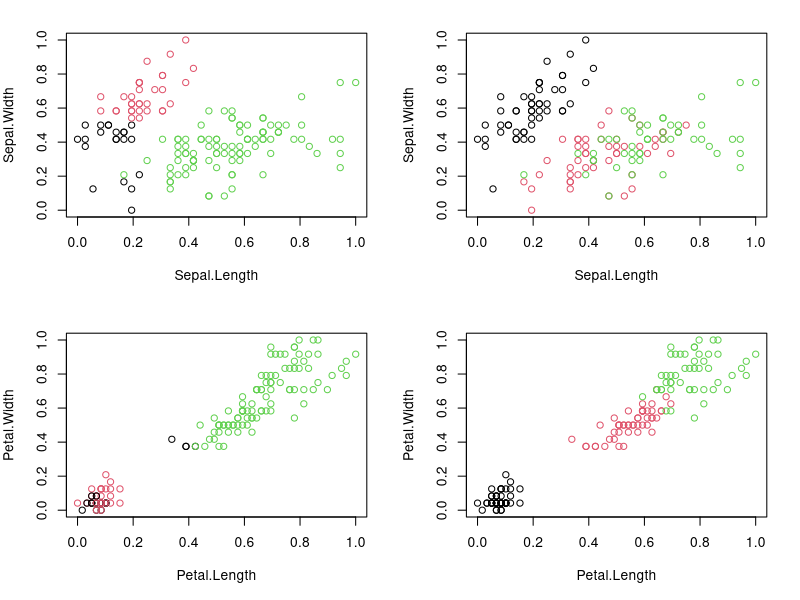

Reproduce this figure in R.
#K-Means Clustering

require("datasets")
data("iris") # load Iris Dataset
str(iris) #view structure of dataset

summary(iris) #view statistical summary of dataset

head(iris, 3) #view top  rows of dataset

#Preprocess the dataset
#Since clustering is a type of Unsupervised Learning, 
#we would not require Class Label(output) during execution of our algorithm. 
#We will, therefore, remove Class Attribute “Species” and store it in another variable. 
#We would then normalize the attributes between 0 and 1 using our own function.

iris.new<- iris[,c(1,2,3,4)]
iris.class<- iris[,"Species"]
head(iris.new, 3)

head(iris.class, 3)

normalize <- function(x){
  return ((x-min(x))/(max(x)-min(x)))
}

iris.new$Sepal.Length<- normalize(iris.new$Sepal.Length)
iris.new$Sepal.Width<- normalize(iris.new$Sepal.Width)
iris.new$Petal.Length<- normalize(iris.new$Petal.Length)
iris.new$Petal.Width<- normalize(iris.new$Petal.Width)
head(iris.new)

#Apply the K-means clustering algorithm
result<- kmeans(iris.new,3) #aplly k-means algorithm with no. of centroids(k)=3
result$size # gives no. of records in each cluster

result$centers # gives value of cluster center datapoint value(3 centers for k=3)

result$cluster #gives cluster vector showing the custer where each record falls

#Verify results of clustering
par(mfrow=c(2,2), mar=c(5,4,2,2))
plot(iris.new[c(1,2)], col=result$cluster)# Plot to see how Sepal.Length and Sepal.Width data points have been distributed in clusters
plot(iris.new[c(1,2)], col=iris.class)# Plot to see how Sepal.Length and Sepal.Width data points have been distributed originally as per "class" attribute in dataset
plot(iris.new[c(3,4)], col=result$cluster)# Plot to see how Petal.Length and Petal.Width data points have been distributed in clusters
plot(iris.new[c(3,4)], col=iris.class)
table(result$cluster,iris.class)


#Results of the table show that Cluster 1 corresponds to Virginica, 
#Cluster 2 corresponds to Versicolor 
#and Cluster 3 to Setosa.


#Total number of correctly classified instances are: 36 + 47 + 50= 133
#Total number of incorrectly classified instances are: 3 + 14= 17


#How did the model do?
#TASK: Accuracy = number of correctly classified/(total classified) = 78.85%
#i.e our model has achieved 78.85% accuracy!


iris_features <- subset(iris, select = -Species)
k <- 3
kmeans_model <- kmeans(iris_features, centers = k, nstart = 20)
print(paste("Within-Cluster Sum of Squares (WCSS):", kmeans_model$tot.withinss))



